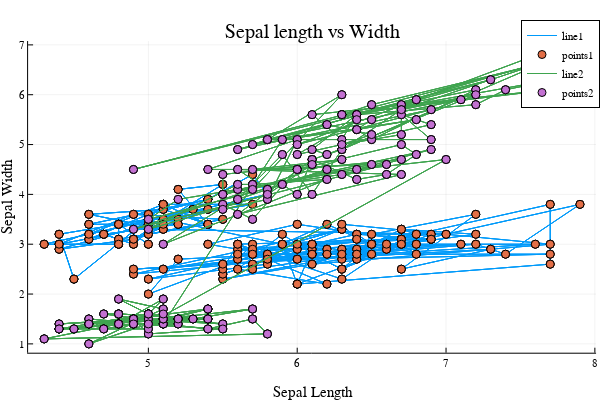

Here is the notebook cell this chart was saved with:
### Code cell
plotly()  # Use Plotly backend for plotting
plot(dat[1:500,1], dat[1:500,2], label="line1")
scatter!(dat[1:500,1], dat[1:500,2], label="points1")
plot!(dat[1:500,1], dat[1:500,3], label="line2")
scatter!(dat[1:500,1], dat[1:500,3], label="points2")
xlabel!("Sepal Length")
ylabel!("Sepal Width")
title!("Sepal length vs Width")

### Figure 1 — Plotly figure (JSON) as saved in the notebook; plotly's stock layout.template omitted (floating-point values rounded to 4 significant figures; data arrays with more than 128 entries replaced by an {"elided": "..."} marker saying what was removed)
{"data": [{"colorbar": {"title": ""}, "legendgroup": "line1", "line": {"color": "rgba(0, 154, 250, 1.000)", "dash": "solid", "shape": "linear", "width": 1}, "mode": "lines", "name": "line1", "showlegend": true, "type": "scatter", "x": {"elided": "500 float values"}, "xaxis": "x", "y": {"elided": "500 float values"}, "yaxis": "y", "zmax": null, "zmin": null}, {"colorbar": {"title": ""}, "legendgroup": "points1", "marker": {"color": "rgba(227, 111, 71, 1.000)", "line": {"color": "rgba(0, 0, 0, 1.000)", "width": 1}, "size": 8, "symbol": "circle"}, "mode": "markers", "name": "points1", "showlegend": true, "type": "scatter", "x": {"elided": "500 float values"}, "xaxis": "x", "y": {"elided": "500 float values"}, "yaxis": "y", "zmax": null, "zmin": null}, {"colorbar": {"title": ""}, "legendgroup": "line2", "line": {"color": "rgba(62, 164, 78, 1.000)", "dash": "solid", "shape": "linear", "width": 1}, "mode": "lines", "name": "line2", "showlegend": true, "type": "scatter", "x": {"elided": "500 float values"}, "xaxis": "x", "y": {"elided": "500 float values"}, "yaxis": "y", "zmax": null, "zmin": null}, {"colorbar": {"title": ""}, "legendgroup": "points2", "marker": {"color": "rgba(195, 113, 210, 1.000)", "line": {"color": "rgba(0, 0, 0, 1.000)", "width": 1}, "size": 8, "symbol": "circle"}, "mode": "markers", "name": "points2", "showlegend": true, "type": "scatter", "x": {"elided": "500 float values"}, "xaxis": "x", "y": {"elided": "500 float values"}, "yaxis": "y", "zmax": null, "zmin": null}], "layout": {"annotations": [{"font": {"color": "rgba(0, 0, 0, 1.000)", "family": "sans-serif", "size": 20}, "rotation": 0, "showarrow": false, "text": "Sepal length vs Width", "x": 0.5201, "xanchor": "center", "xref": "paper", "y": 1, "yanchor": "top", "yref": "paper"}], "height": 400, "legend": {"bgcolor": "rgba(255, 255, 255, 1.000)", "bordercolor": "rgba(0, 0, 0, 1.000)", "borderwidth": 1, "font": {"color": "rgba(0, 0, 0, 1.000)", "family": "sans-serif", "size": 11}, "title": {"font": {"color": "rgba(0, 0, 0, 1.000)", "family": "sans-serif", "size": 15}, "text": ""}, "tracegroupgap": 0, "traceorder": "normal", "x": 1, "xanchor": "auto", "y": 1, "yanchor": "auto"}, "margin": {"b": 20, "l": 0, "r": 0, "t": 20}, "paper_bgcolor": "rgba(255, 255, 255, 1.000)", "plot_bgcolor": "rgba(255, 255, 255, 1.000)", "showlegend": true, "width": 600, "xaxis": {"anchor": "y", "domain": [0.04684, 0.9934], "gridcolor": "rgba(0, 0, 0, 0.100)", "gridwidth": 0.5, "linecolor": "rgba(0, 0, 0, 1.000)", "mirror": false, "range": [4.192, 8.008], "showgrid": true, "showline": true, "showticklabels": true, "tickangle": 0, "tickcolor": "rgb(0, 0, 0)", "tickfont": {"color": "rgba(0, 0, 0, 1.000)", "family": "sans-serif", "size": 11}, "tickmode": "array", "ticks": "inside", "ticktext": ["5", "6", "7", "8"], "tickvals": [5, 6, 7, 8], "title": "Sepal Length", "titlefont": {"color": "rgba(0, 0, 0, 1.000)", "family": "sans-serif", "size": 15}, "type": "-", "visible": true, "zeroline": false, "zerolinecolor": "rgba(0, 0, 0, 1.000)"}, "yaxis": {"anchor": "x", "domain": [0.07581, 0.9415], "gridcolor": "rgba(0, 0, 0, 0.100)", "gridwidth": 0.5, "linecolor": "rgba(0, 0, 0, 1.000)", "mirror": false, "range": [0.823, 7.077], "showgrid": true, "showline": true, "showticklabels": true, "tickangle": 0, "tickcolor": "rgb(0, 0, 0)", "tickfont": {"color": "rgba(0, 0, 0, 1.000)", "family": "sans-serif", "size": 11}, "tickmode": "array", "ticks": "inside", "ticktext": ["1", "2", "3", "4", "5", "6", "7"], "tickvals": [1, 2, 3, 4, 5, 6, 7], "title": "Sepal Width", "titlefont": {"color": "rgba(0, 0, 0, 1.000)", "family": "sans-serif", "size": 15}, "type": "-", "visible": true, "zeroline": false, "zerolinecolor": "rgba(0, 0, 0, 1.000)"}}}
